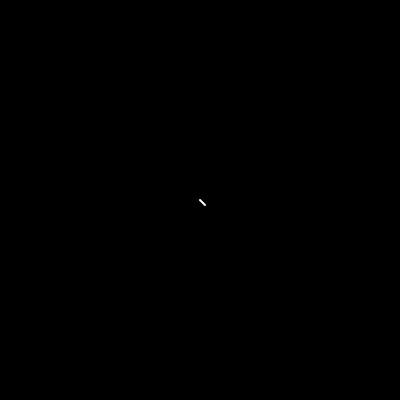
Frame 1 (no input)
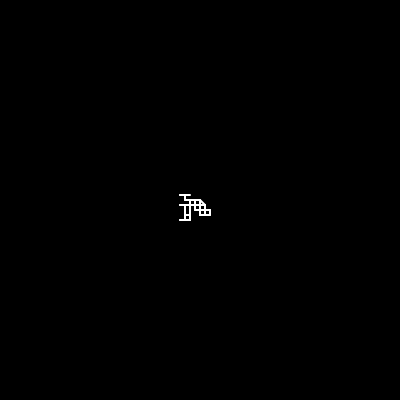
Frame 60 (no input)
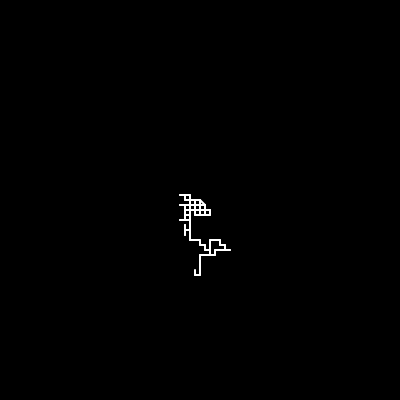
Frame 120 (the mouse pressed at the canvas centre since frame 60)

The p5.js sketch that drew these frames (run headless with seeded random() and noise() and a simulated clock; from frame 60 on, the mouse is pressed at the canvas centre):

// p5.js sketch
// ── sketch.js
let x1,y2,x2,y1,distance;
function setup() {
  createCanvas(400, 400);
  background('black');
  
  x1 = width/2;
  y1 = height/2;
  
  distance = 5;
  
  x2 = x1+distance;
  y2 = y1+distance;
}

function draw() {
  
  display();
  walkingDirection();
  keepInCanvas();
}

function display()
{
  stroke('white');
  strokeWeight(2);
  line(x1,y1,x2,y2);
  
  x1 = x2;
  y1 = y2;
}

function walkingDirection()
{
  let nextPos = floor(random(4));
  if (nextPos ==0){
    x2 = x1 + distance;
  }
  else if(nextPos == 1)
    {
      x2 = x1 - distance;
    }
  else if(nextPos == 2)
    {
      y2 = y1 + distance;
    }
  else if(nextPos == 3)
    {
      y2 = y1 - distance;
    }
}

function keepInCanvas()
{
  if(x2 < 0)
    {
      x2 = 0;
    }
  else if (x2 > width)
    {
      x2 = width;
    }
  if(y2 < 0)
    {
      y2 = 0;
    }
  else if (y2 > height)
    {
      y2 = height;
    }
}



// ── classX.js
class project{
  
  constructor(x,y,distance,col)
  {
    this.x1 = x;
    this.y1 = y;
    this.myDistance = distance;
    this.x2 = this.x1 + this.myDistance;
    this.y2 = this.y1 + this.myDistance;
    

    
  }
  
  display()
  {
    stroke(this.myColor);
    strokeWeight(2);
    line(this.x1,this.y1,this.x2,this.y2);
    
    this.x1 = this.x2
    this.y1 = this.y2
  }
  
  walkingDirection()
  {
    let nextPost = floor(random(4));
    if (nextPos == 0)
      {
        this.x2 = this.x1 + this.myDistance
      }
    else if (nextPos == 1)
      {
        this.x2 = this.x1 = this.myDistance
      }
    else if (nextPos == 2)
      {
        this.y2 = this.y1 + this.myDistance
      }
    else
      {
        this.y2 = this.y1 - this.myDistance
      }
  }
  
  keepInCanvas()
  {
    if(this.x2 < 0)
      {
        this.x2 = 0
      }
    else if (this.x2 > width)
      {
        this.x2 == width;
      }
    if (this.y2 < 0)
      {
        this.y2 == 0;
      }
    else if (this.y2 > height)
      {
        this.y2 = height;
      }
      
  }
}
